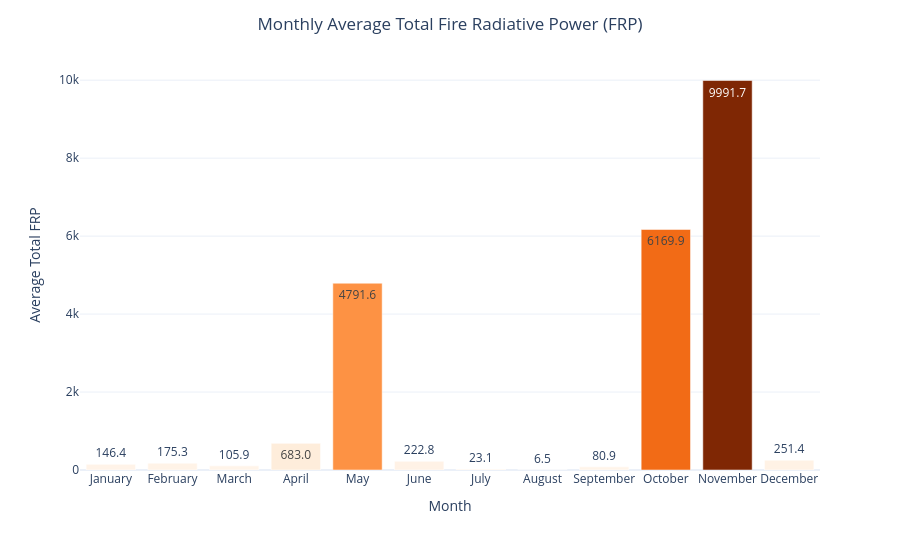

Here is the notebook cell this chart was saved with:
### Markdown cell above
### 5.2.3 Monthly Average Total Fire Radiative Power (FRP)

While fire count represents the frequency of fire events, Total Fire Radiative Power (FRP) measures the cumulative intensity of those events. Examining the monthly variation in Total FRP provides additional insight into whether periods of intense fire activity coincide with deteriorating air quality.

### Code cell
fig = px.bar(
    monthly_df,
    x="Month",
    y="Total_FRP",
    color="Total_FRP",
    color_continuous_scale="Oranges",
    text_auto=".1f"
)

fig.update_layout(
    title={
        "text": "Monthly Average Total Fire Radiative Power (FRP)",
        "x": 0.5
    },
    xaxis_title="Month",
    yaxis_title="Average Total FRP",
    coloraxis_showscale=False,
    template="plotly_white"
)

fig.show()

### Figure 1 — Plotly figure (JSON) as saved in the notebook; plotly's stock layout.template omitted (floating-point values rounded to 4 significant figures)
{"data": [{"hovertemplate": "Month=%{x}<br>Total_FRP=%{marker.color}<extra></extra>", "legendgroup": "", "marker": {"color": [146.4, 175.3, 105.9, 683.0, 4792.0, 222.8, 23.14, 6.505, 80.92, 6170.0, 9992.0, 251.4], "coloraxis": "coloraxis", "pattern": {"shape": ""}}, "name": "", "orientation": "v", "showlegend": false, "textposition": "auto", "texttemplate": "%{y:.1f}", "type": "bar", "x": ["January", "February", "March", "April", "May", "June", "July", "August", "September", "October", "November", "December"], "xaxis": "x", "y": [146.4, 175.3, 105.9, 683.0, 4792.0, 222.8, 23.14, 6.505, 80.92, 6170.0, 9992.0, 251.4], "yaxis": "y"}], "layout": {"barmode": "relative", "coloraxis": {"colorbar": {"title": {"text": "Total_FRP"}}, "colorscale": [[0, "rgb(255,245,235)"], [0.125, "rgb(254,230,206)"], [0.25, "rgb(253,208,162)"], [0.375, "rgb(253,174,107)"], [0.5, "rgb(253,141,60)"], [0.625, "rgb(241,105,19)"], [0.75, "rgb(217,72,1)"], [0.875, "rgb(166,54,3)"], [1, "rgb(127,39,4)"]], "showscale": false}, "height": 550, "legend": {"tracegroupgap": 0}, "margin": {"t": 60}, "title": {"text": "Monthly Average Total Fire Radiative Power (FRP)", "x": 0.5}, "width": 900, "xaxis": {"anchor": "y", "domain": [0, 1], "title": {"text": "Month"}}, "yaxis": {"anchor": "x", "domain": [0, 1], "title": {"text": "Average Total FRP"}}}}
